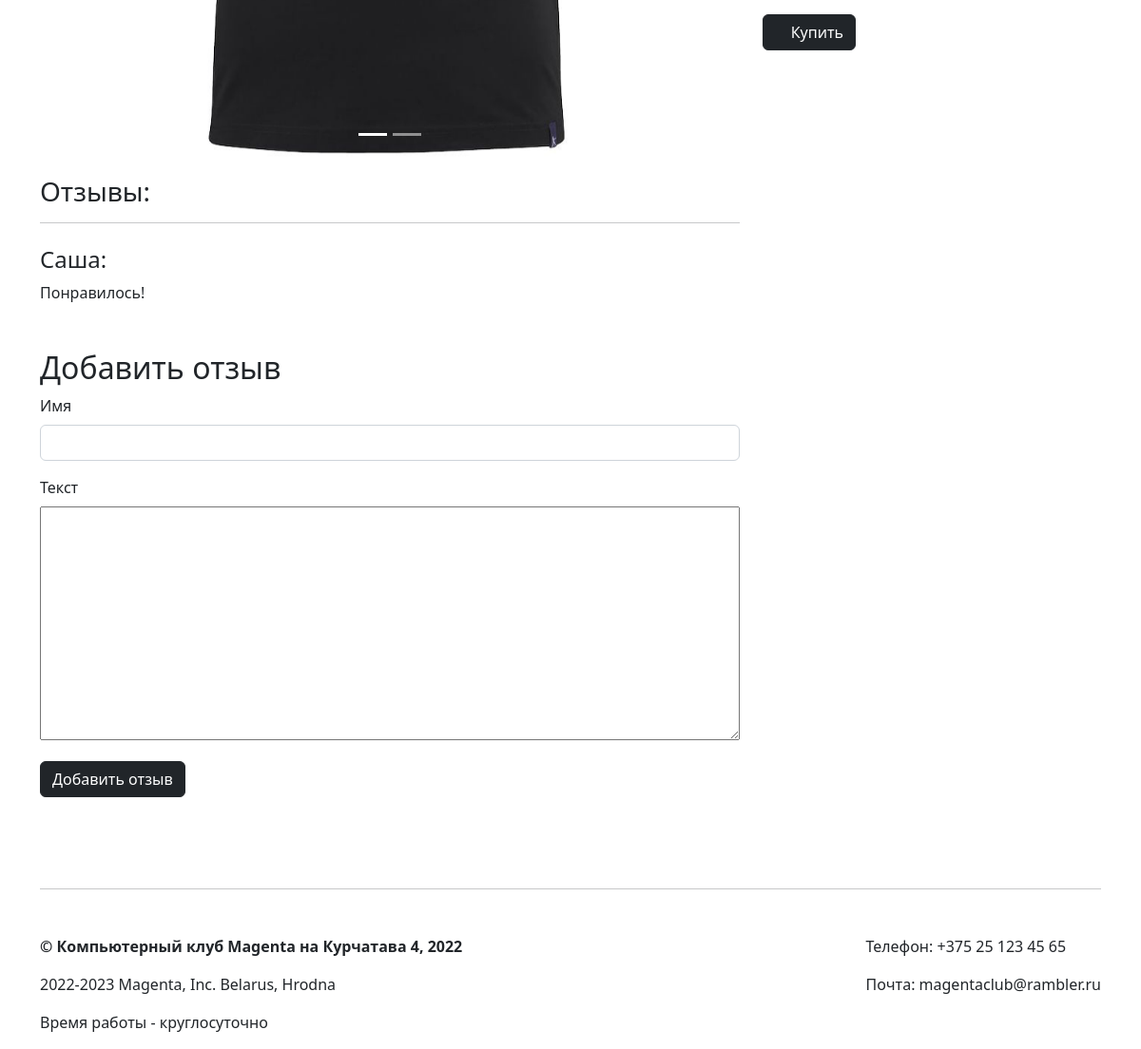
/shop-page/1 (lower part), run on an earlier commit of the app's database.
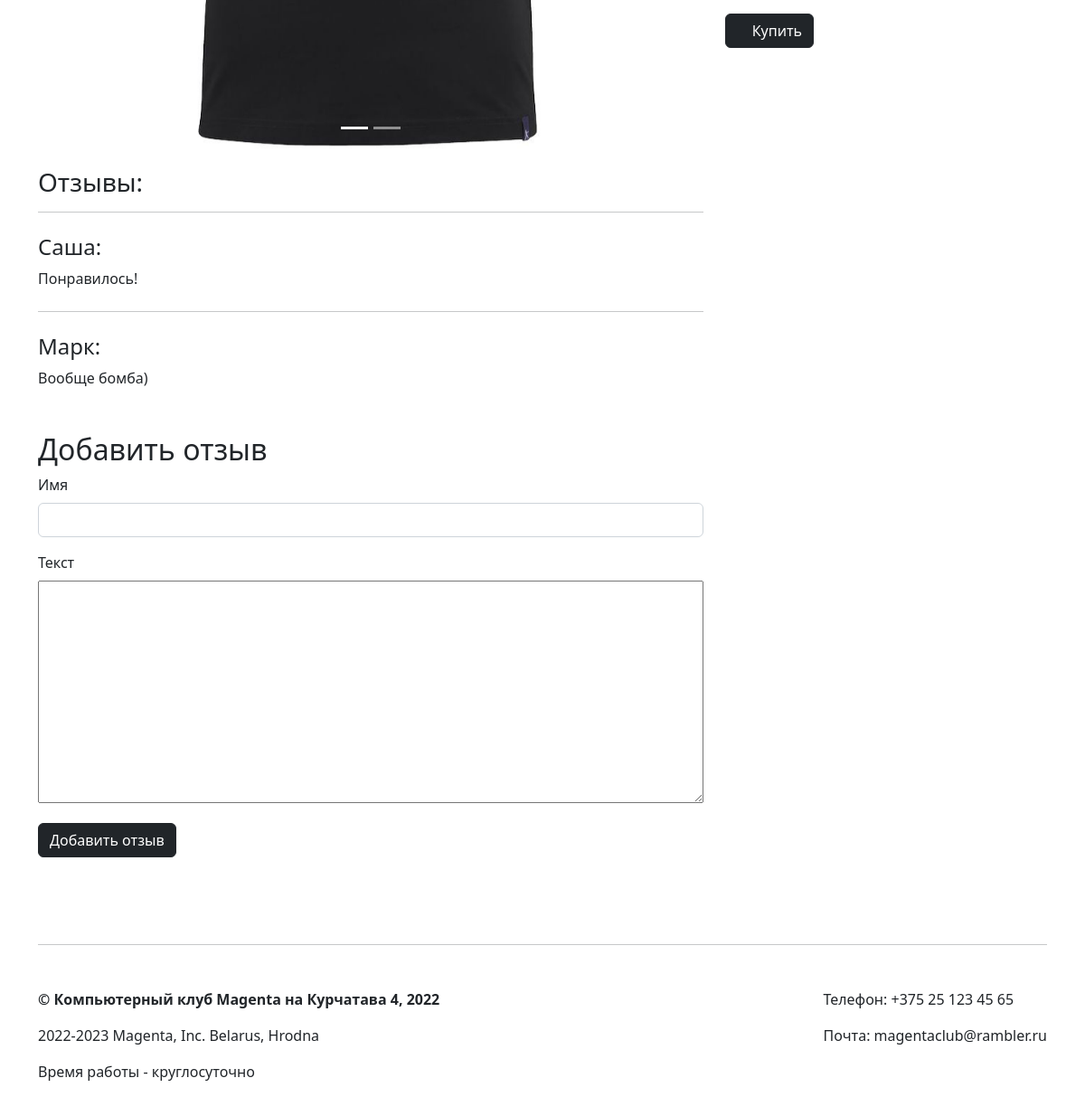
And on a later commit of the database.
### app/models.py (models this page shows, shortened)
class Merch(db.Model):
    id = db.Column(db.Integer,primary_key=True)
    title = db.Column(db.String(100))
    price = db.Column(db.Integer)
    description = db.Column(db.Text)
    color = db.Column(db.String(100))
    size = db.Column(db.String(100))
    material = db.Column(db.String(100))
    photo1 = db.Column(db.String(300))
    photo2 = db.Column(db.String(300))

class Comment(db.Model):
    id = db.Column(db.Integer,primary_key=True)
    name = db.Column(db.String(100))
    text = db.Column(db.Text)
    merch_id = db.Column(db.Integer, db.ForeignKey('user.id'))

### app/views.py (the view, shortened to what this page needs)
@app.route('/shop-page/<int:id>', methods=['GET','POST'])
def shop_page(id):
    comment = Comment.query.filter_by(merch_id=id).all()
    merch = Merch.query.get(id)
    return render_template("shop-page.html",merch=merch,comment=comment)

### app/views.py (called while the page is built)
@app.context_processor
def inject_user():
    def get_user_name():
        if 'name' in session:
            return User.query.filter_by(email=session['name']).first()
    return dict(active_user=get_user_name())

@app.context_processor
def inject_user():
    return dict(
    category=db.session.query(News.category).distinct().all(),
    )

### app/templates/shop-page.html (shortened to what this page needs)
{% extends 'base.html' %}
{% block main %}
    <main>
        <div class="container">
            <div class="merch-wrap my-3">
                <div class="row">
                    <div class="col-md-8">
                        <div id="myCarousel" class="carousel slide" data-bs-ride="carousel">
                            <div class="carousel-indicators">
                              <button type="button" data-bs-target="#myCarousel" data-bs-slide-to="0" class="active"
                                aria-label="Slide 1"></button>
                              <button type="button" data-bs-target="#myCarousel" data-bs-slide-to="1" aria-label="Slide 2"
                                class=""></button>
                            </div>
                            <div class="carousel-inner">
                              <div class="carousel-item active">
                                <div class="img-index-wrapper">
                                  <img src="../static/img/news/{{merch.photo1}}" height="50%" alt="">
                                </div>
                                <div class="container">
                                  <div class="carousel-caption">
                                  </div>
                                </div>
                              </div>
                            </div>
                            <button class="carousel-control-prev" type="button" data-bs-target="#myCarousel" data-bs-slide="prev">
                            </button>
                            <button class="carousel-control-next" type="button" data-bs-target="#myCarousel" data-bs-slide="next">
                            </button>
                          </div>
                          <h3 class="mt-3">Отзывы:</h3>
                          <div class="comment">
                            {%for el in comment%}
                            <hr>
                              <div class="my-4  ">
                                <h4>{{el.name}}:</h4>
                                <p>   {{el.text}}</p>
                              </div>
                            {%endfor%}
                          </div>
                          <form class="my-5" method="post" enctype="multipart/form-data">
                            <h2 class="title">Добавить отзыв</h2>
                            <div class="mb-3">
                              <label for="exampleInputEmail1" class="form-label">Имя</label>
                              <input type="text" class="form-control" id="exampleInputEmail1" aria-describedby="emailHelp" name="name">
                            </div>
                            <div class="mb-3">
                              <label for="exampleInputEmail1" class="form-label">Текст</label>
                              <textarea name="text" id="textArea" cols="10" class="w-100" rows="10" id="exampleInputEmail1" required></textarea >
                            </div>
                            <button type="submit" class="btn btn-dark">Добавить отзыв</button>
                          </form>
                    </div>
                    <aside class="col-md-4">
                        <button type="button" class="btn btn-dark" data-bs-toggle="modal" data-bs-target="#exampleModal">
                          <i class="bi bi-cart"></i> Купить
                        </button>
                    </aside>
                </div>
            </div>
        </div>
    </main>
    {% endblock %}

### app/templates/base.html (shortened to what this page needs)
<!DOCTYPE html>
<html lang="en">
<head>
    <link rel="stylesheet" href="../static/css/bootstrap.min.css">
    <link rel="stylesheet" href="../static/css/style.css">
    <link rel="stylesheet" href="../static/img/icons/bootstrap-icons.css">
</head>
<body class="">
    {% block main %} {% endblock %}
    <footer class="container" id="contacts">
        <hr class="featurette-divider my-5">
        <div>
            <div class="footer-left">
                <p> <strong>&copy; Компьютерный клуб Magenta на Курчатава 4, 2022</strong></p>
                <p>2022-2023 Magenta, Inc. Belarus, Hrodna</p>
                <p>Время работы - круглосуточно</p>
            </div>
            <div class="footer-right">
                <p>Телефон: +375 25 123 45 65</p>
                <p>Почта: magentaclub@rambler.ru</p>
            </div>
        </div>
    </footer>
</body>
</html>

### app/static/css/style.css (style rules this page uses)
.footer-left { float: left; }
.footer-right { float: right; }
.img-index-wrapper img { width: 100%; }

What changed in the data, as far as the page shows it:
added Comment: name "Марк", text "Вообще бомба)"
